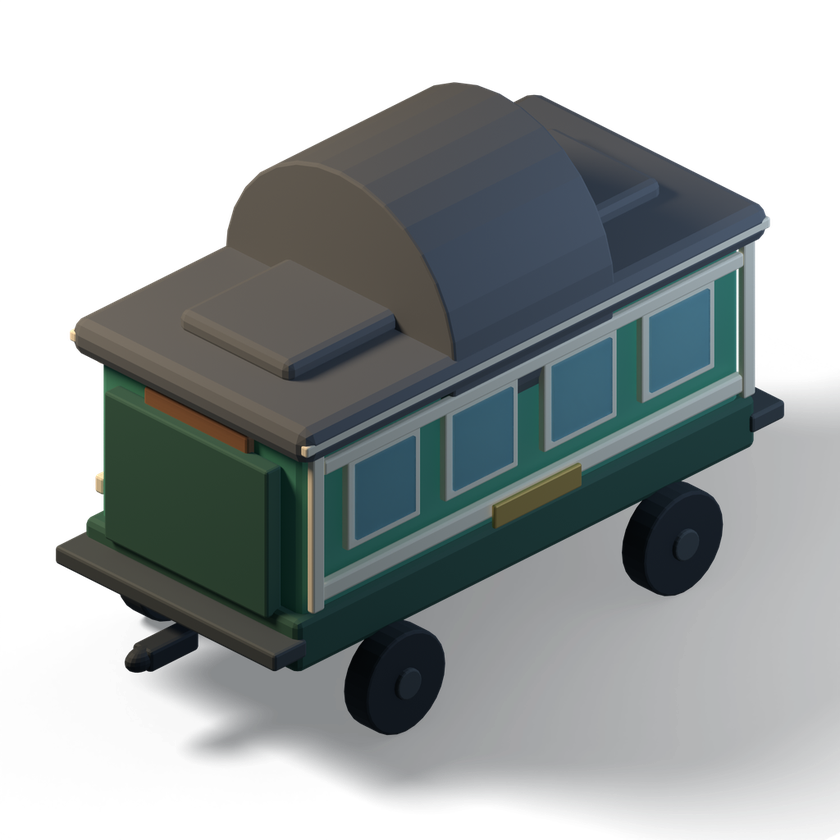
#> input picture assets/vehicles/steam_train_coach_01/steam_train_coach_east.png, 840 x 840 px, shrunk from 1024 x 1024 before the run; its folder holds only this picture in this run
$ python audit_steam_train_alpha.py
#> lines starting #> are read from the running program, lines starting #| are printed output that depends on the picture
#!/usr/bin/env python3
"""Audit the real promoted train sprites for unexpected opaque black mattes.

No edits to asset PNGs. A matte outside the visible silhouette can affect
both automated captures and the interactive runtime.
"""
from pathlib import Path
from PIL import Image
import json
roots=[Path("assets/vehicles/steam_train_coach_01"),
       Path("assets/vehicles/steam_train_locomotive_01")]
rows=[]
for root in roots:
    for path in sorted(root.glob("steam_train_*.png")):
        with Image.open(path) as img:
#> img is the input picture: PIL image 840x840 RGBA; mean R, G, B, A 35.2, 41.5, 42.4, 125.8
            rgba=img.convert("RGBA")
            alpha=rgba.getchannel("A")
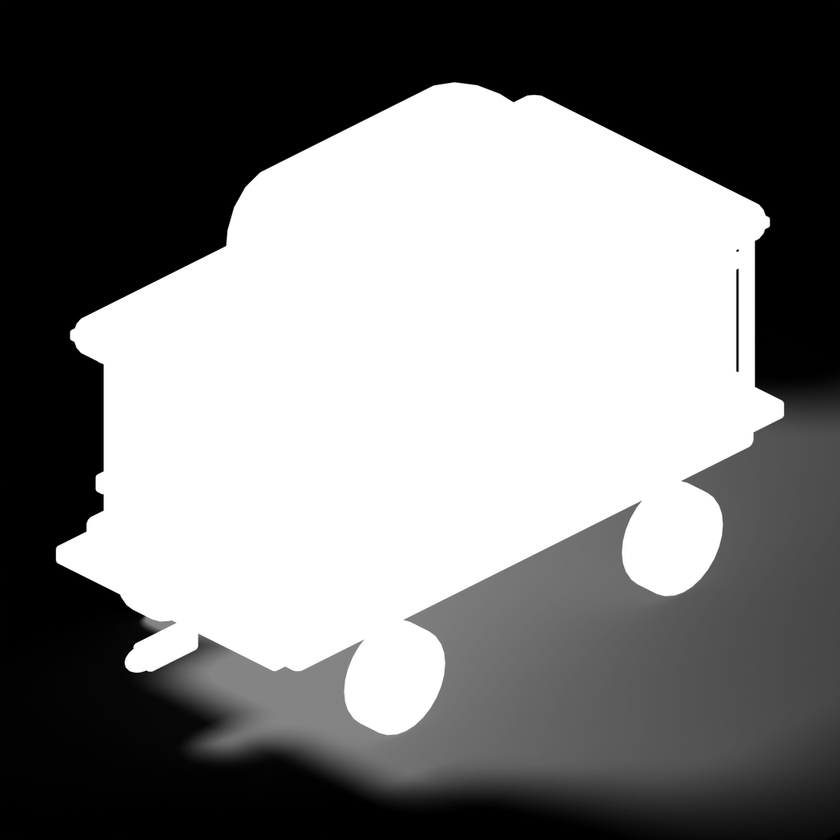
#> alpha: PIL image 840x840 L; min 0, max 255, mean 125.8
            black=0
            opaque_black=0
            corner=[]
            for x,y in [(0,0),(rgba.width-1,0),(0,rgba.height-1),(rgba.width-1,rgba.height-1)]:
                corner.append(rgba.getpixel((x,y)))
#> after the loop, corner = [(0, 0, 0, 1), (0, 0, 0, 1), (0, 0, 0, 0), (0, 0, 0, 0)]
            for r,g,b,a in rgba.getdata():
                if r<7 and g<7 and b<7:
                    black+=1
                    if a>=250:
                        opaque_black+=1
#> this loop made 705600 passes
#> a on passes 1 to 12: 1, 0, 0, 0, 0, 0, 0, 0, 0, 0, 0, 0
#> after the loop, black = 240437; opaque_black = 17
            rows.append({"file":str(path),"size":rgba.size,"corners":corner,
                         "black_pixels":black,"opaque_black_pixels":opaque_black,
                         "alpha_extrema":alpha.getextrema()})
for row in rows: print(json.dumps(row,ensure_ascii=False))
#> this loop made 1 pass
#> (printed output is left out)
Path("out/rail-sdl-capture").mkdir(parents=True,exist_ok=True)
Path("out/rail-sdl-capture/sprite_alpha_audit.json").write_text(
    json.dumps(rows,indent=2)+"\n",encoding="utf-8")
